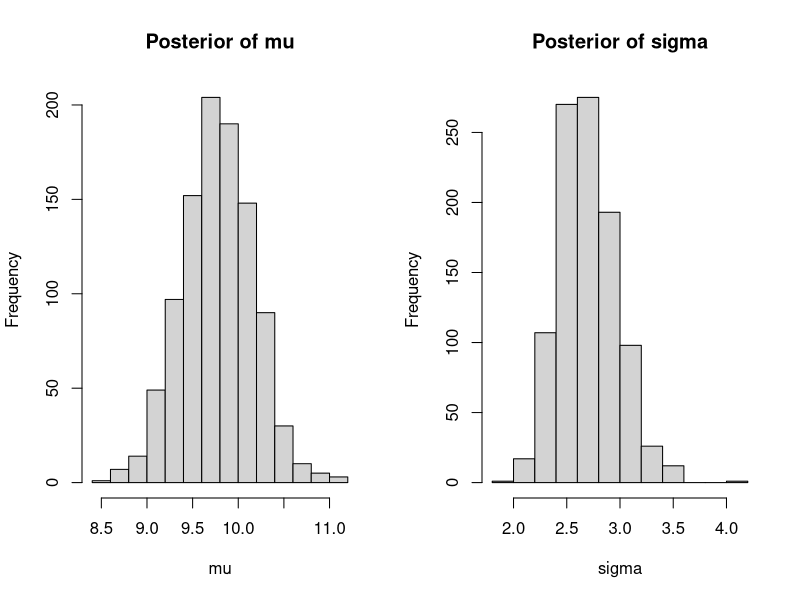

This figure's R source:
# Simulated observed data
y <- rnorm(50, mean = 10, sd = 3)
# 50 observations, true mean=10, sd=3
# Initialize values
n <- length(y)
mu <- mean(y)
sigma_sq <- var(y)
iterations <- 1000

# Collect Gibbs samples, approximating the joint posterior.
mu_samples <- numeric(iterations)
sigma_samples <- numeric(iterations)

# Gibbs sampling loop
for (i in 1:iterations) {
  # Step 1: Sample mu given sigma_sq
  mu <- rnorm(1, mean = mean(y), sd = sqrt(sigma_sq / n))
  mu_samples[i] <- mu
  # Step 2: Sample sigma_sq given mu
  sigma_sq <- 1 / rgamma(1, shape = (n - 1) / 2, rate = sum((y - mu)^2) / 2)
  sigma_samples[i] <- sqrt(sigma_sq)
}

# Plot results to show the distributions for likely values of myu and sigma.
par(mfrow = c(1, 2))
hist(mu_samples,
  main = "Posterior of mu",
  xlab = "mu"
)
hist(sigma_samples,
  main = "Posterior of sigma",
  xlab = "sigma"
)
